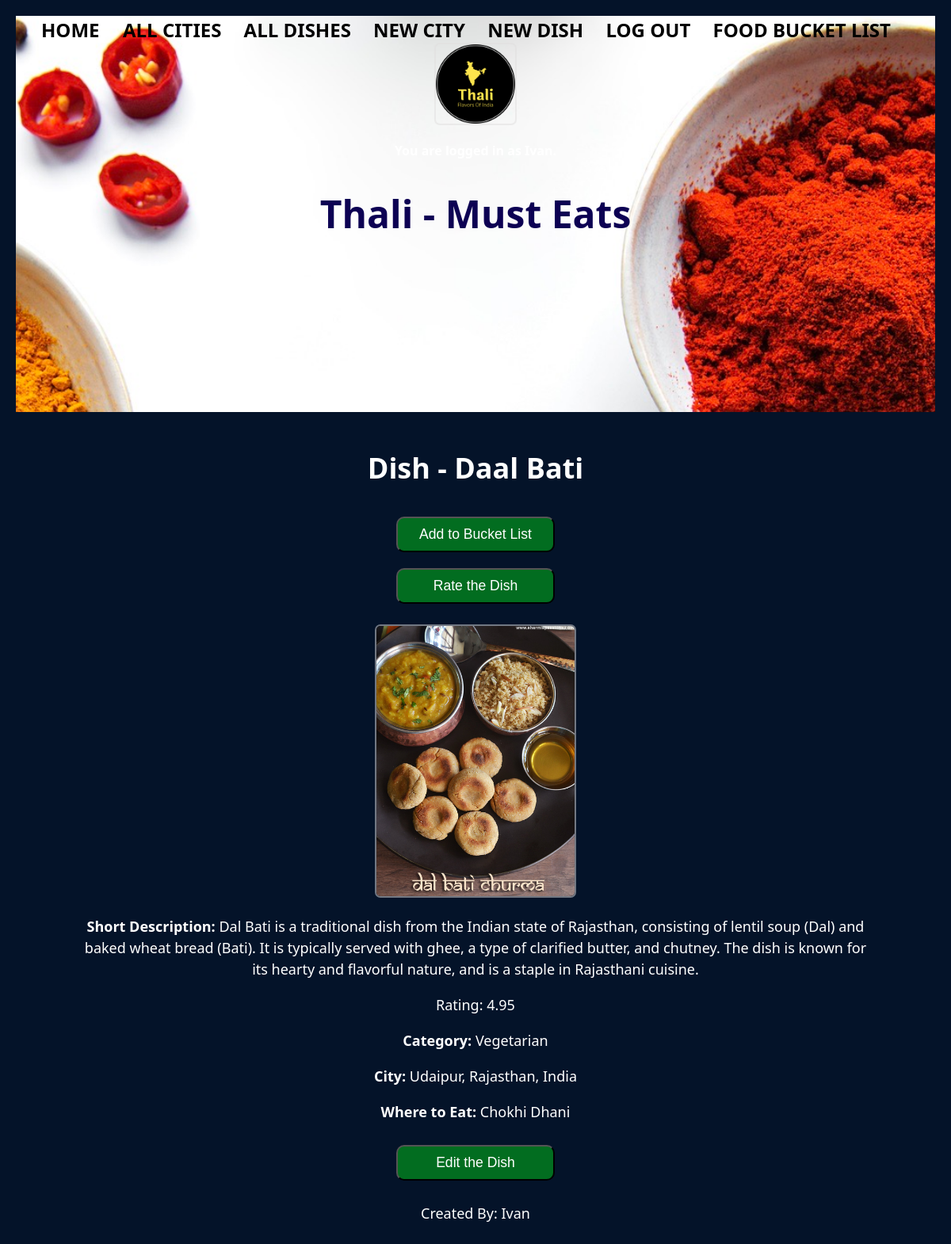
The app's page /dish/2 (signed in) with its own data.
### thali_app/models.py (models this page shows, shortened)
class Dish(db.Model):
    id = db.Column(db.Integer, primary_key=True)
    name = db.Column(db.String(80), nullable=False)
    short_desc = db.Column(db.String(500), nullable=False)
    photo_url = db.Column(URLType)
    where_to_eat = db.Column(db.String(80), nullable=False)
    category = db.Column(db.Enum(FoodCategory), default=FoodCategory.OTHER)
    rating = db.Column(db.Float, default=0)
    ratings = db.relationship('Rating', backref='dish')
    city_id = db.Column(
        db.Integer, db.ForeignKey('city.id'), nullable=False)
    city = db.relationship('City', back_populates='dishes')
    state = db.relationship('City', back_populates='dishes')
    country = db.relationship('City', back_populates='dishes')
    created_by_id = db.Column(db.Integer, db.ForeignKey('user.id'))
    created_by = db.relationship('User')
    favorites_list_dishes = db.relationship(
        'User', secondary='user_favorites_list', back_populates='favorites_list_user')

class City(db.Model):
    id = db.Column(db.Integer, primary_key=True)
    name = db.Column(db.String(80), nullable=False)
    state = db.Column(db.String(80), nullable=False)
    region = db.Column(db.String(80), nullable=False)
    country = db.Column(db.String(80), nullable=False)
    short_desc = db.Column(db.String(1000), nullable=False)
    photo_url = db.Column(URLType)
    dishes = db.relationship('Dish', back_populates='city')
    created_by_id = db.Column(db.Integer, db.ForeignKey('user.id'))
    created_by = db.relationship('User')
    def __str__(self):
        return f"{self.name}, {self.state}, {self.country}"

class User(UserMixin, db.Model):
    id = db.Column(db.Integer, primary_key=True)
    username = db.Column(db.String(80), nullable=False)
    password = db.Column(db.String(80), nullable=False)
    favorites_list_user = db.relationship(
        'Dish', secondary='user_favorites_list', back_populates='favorites_list_dishes')
    def __str__(self):
        return f"{self.username}"

### thali_app/main/routes.py (the view)
@main.route('/dish/<dish_id>', methods=['GET', 'POST'])
@login_required
def dish_detail(dish_id):
    dish = Dish.query.get(dish_id)
    return render_template('dish_detail.html', dish=dish)

### thali_app/extensions.py (called while the page is built)
@login_manager.user_loader
def load_user(user_id):
    return User.query.get(user_id)

### thali_app/utils.py (called while the page is built)
    def __str__(self):
        return str(self.value)

### thali_app/templates/dish_detail.html
{% extends 'base.html' %}
{% block content %}
<h1>Dish - {{ dish.name }}</h1>
<form action="/add_to_favorites_list/{{ dish.id }}" method="post">
    <input type="submit" value="Add to Bucket List">
</form>
<form action="/dish/{{ dish.id }}/rate" method="post">
    <input type="submit" value="Rate the Dish">
</form>
<p><img src="{{ dish.photo_url }}" width="250px" height="250px"></p>
<p><strong>Short Description: </strong> {{ dish.short_desc }}</p>
<p>Rating: {{ dish.rating }}</p>
<p><strong>Category: </strong> {{ dish.category }}</p>
<p><strong>City: </strong> {{ dish.city }} </p>
<p><strong>Where to Eat: </strong> {{ dish.where_to_eat }} </p>
<form action="/dish/{{ dish.id }}/edit" method="post">
    <input type="submit" value="Edit the Dish">
</form>
<p>Created By: {{ dish.created_by }}</p>
{% endblock %}

### thali_app/static/style.css (style rules this page uses)
body { font-family: 'Segoe UI', 'Roboto', 'Oxygen', 'Ubuntu', 'Cantarell', 'Fira Sans', 'Droid Sans', 'Helvetica Neue', sans-serif; line-height: 1.5; margin: 0; padding: 20px; text-align: center; background-color: rgb(4, 19, 41); color: white; }
img { flex: 1; position: relative; max-width: 100%; text-align: center; border-radius: 5px; border-color: black; box-shadow: 0 0 0 2px rgba(223, 221, 221, 0.5); height: auto; }
form { font-size: 16px; }
input { font-size: 16px; word-wrap: break-word; }
input[type=submit] { width: 20%; align-self: center; background-color: #026d20; border-radius: 10px; color: white; font-size: 1.1em; padding: 10px 20px; margin: 10px; }

### records on screen
Dish: name "Daal Bati", photo_url (picture), short_desc "Dal Bati is a traditional dish from the Indian state of Rajasthan, consisting of lentil soup (Dal) and baked wheat bread (Bati). It is typically served with ghee, a type of clarified butter, and chutney. The dish is known for its hearty and flavorful nature, and is a staple in Rajasthani cuisine.", rating "4.95", category "Vegetarian", where_to_eat "Chokhi Dhani"
City: city "Udaipur, Rajasthan, India"
User: created_by "Ivan"
